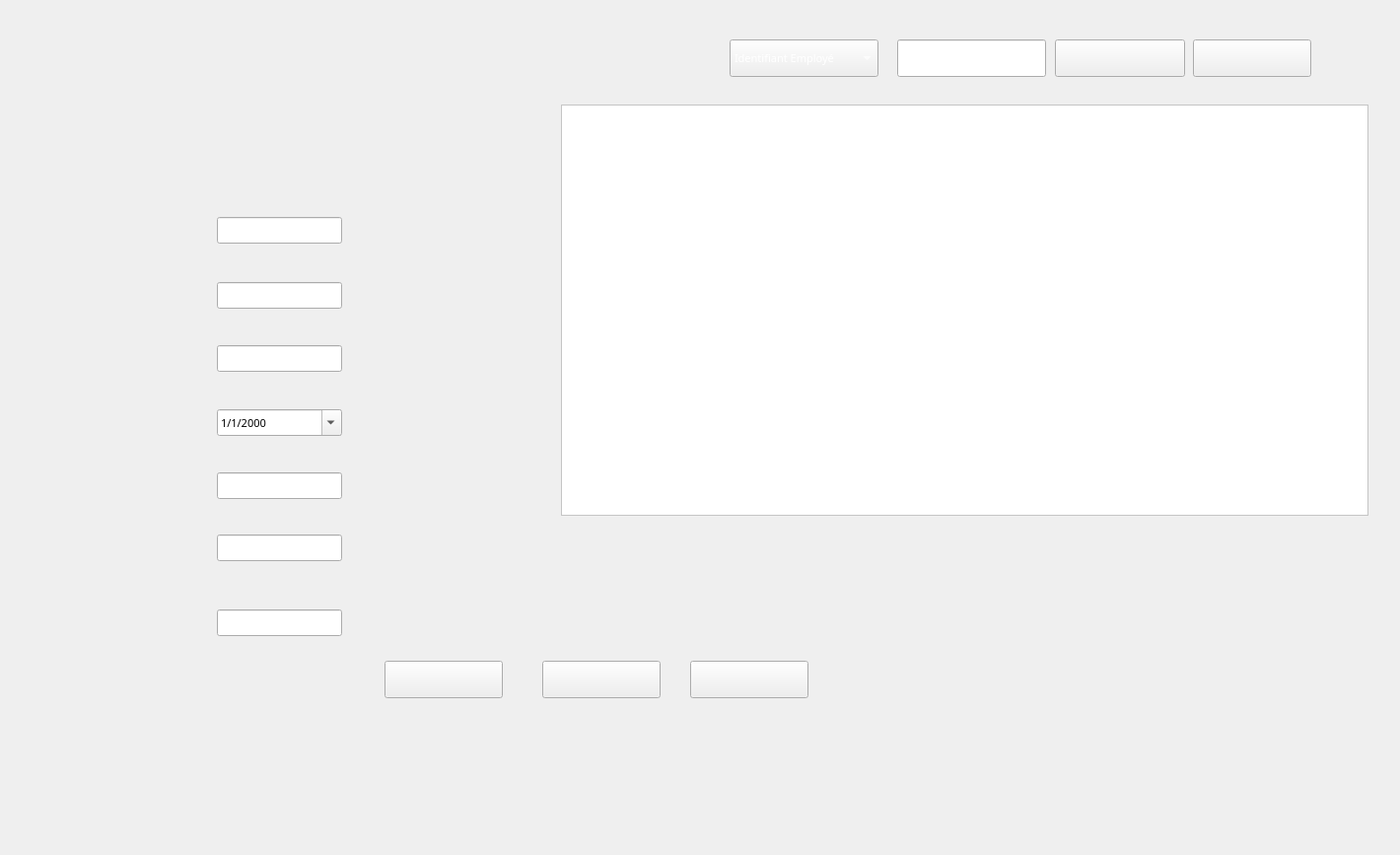
           <widget class="QWidget" name="tab_6">
            <attribute name="title">
             <string>Gestion des employées</string>
            </attribute>
            <widget class="QPushButton" name="pb_ajouter_2">
             <property name="geometry">
              <rect>
               <x>390</x>
               <y>670</y>
               <width>120</width>
               <height>38</height>
              </rect>
             </property>
             <property name="font">
              <font>
               <family>Junior Prince</family>
               <pointsize>8</pointsize>
               <weight>50</weight>
               <italic>false</italic>
               <bold>false</bold>
              </font>
             </property>
             <property name="styleSheet">
              <string notr="true">border-image: url(:/img/img/Ajouter.png);</string>
             </property>
             <property name="text">
              <string/>
             </property>
            </widget>
            <widget class="QLineEdit" name="le_prenom_2">
             <property name="geometry">
              <rect>
               <x>220</x>
               <y>350</y>
               <width>127</width>
               <height>27</height>
              </rect>
             </property>
             <property name="styleSheet">
              <string notr="true">border-image: url(:/img/img/LD.png);
font: 8pt &quot;Junior Prince&quot;;
color: rgb(255, 255, 255);</string>
             </property>
             <property name="clearButtonEnabled">
              <bool>true</bool>
             </property>
            </widget>
            <widget class="QLineEdit" name="le_nom_2">
             <property name="geometry">
              <rect>
               <x>220</x>
               <y>286</y>
               <width>127</width>
               <height>27</height>
              </rect>
             </property>
             <property name="styleSheet">
              <string notr="true">border-image: url(:/img/img/LD.png);
font: 8pt &quot;Junior Prince&quot;;
color: rgb(255, 255, 255);</string>
             </property>
             <property name="clearButtonEnabled">
              <bool>true</bool>
             </property>
            </widget>
            <widget class="QLineEdit" name="le_mail_2">
             <property name="geometry">
              <rect>
               <x>220</x>
               <y>618</y>
               <width>127</width>
               <height>27</height>
              </rect>
             </property>
             <property name="styleSheet">
              <string notr="true">border-image: url(:/img/img/LD.png);
font: 8pt &quot;Junior Prince&quot;;
color: rgb(255, 255, 255);</string>
             </property>
             <property name="clearButtonEnabled">
              <bool>true</bool>
             </property>
            </widget>
            <widget class="QLineEdit" name="le_id_3">
             <property name="geometry">
              <rect>
               <x>220</x>
               <y>220</y>
               <width>127</width>
               <height>27</height>
              </rect>
             </property>
             <property name="styleSheet">
              <string notr="true">border-image: url(:/img/img/LD.png);
font: 8pt &quot;Junior Prince&quot;;
color: rgb(255, 255, 255);</string>
             </property>
             <property name="text">
              <string/>
             </property>
             <property name="clearButtonEnabled">
              <bool>true</bool>
             </property>
            </widget>
            <widget class="QLineEdit" name="le_adr_2">
             <property name="geometry">
              <rect>
               <x>220</x>
               <y>542</y>
               <width>127</width>
               <height>27</height>
              </rect>
             </property>
             <property name="styleSheet">
              <string notr="true">border-image: url(:/img/img/LD.png);
font: 8pt &quot;Junior Prince&quot;;
color: rgb(255, 255, 255);</string>
             </property>
             <property name="clearButtonEnabled">
              <bool>true</bool>
             </property>
            </widget>
            <widget class="QLineEdit" name="le_numtel_2">
             <property name="geometry">
              <rect>
               <x>220</x>
               <y>479</y>
               <width>127</width>
               <height>27</height>
              </rect>
             </property>
             <property name="styleSheet">
              <string notr="true">border-image: url(:/img/img/LD.png);
font: 8pt &quot;Junior Prince&quot;;
color: rgb(255, 255, 255);</string>
             </property>
             <property name="clearButtonEnabled">
              <bool>true</bool>
             </property>
            </widget>
            <widget class="QPushButton" name="modifier_3">
             <property name="geometry">
              <rect>
               <x>550</x>
               <y>670</y>
               <width>120</width>
               <height>38</height>
              </rect>
             </property>
             <property name="font">
              <font>
               <family>Junior Prince</family>
               <pointsize>8</pointsize>
               <weight>50</weight>
               <italic>false</italic>
               <bold>false</bold>
              </font>
             </property>
             <property name="styleSheet">
              <string notr="true">border-image: url(:/img/img/Modifier.png);</string>
             </property>
             <property name="text">
              <string/>
             </property>
            </widget>
            <widget class="QPushButton" name="supprimer_2">
             <property name="geometry">
              <rect>
               <x>700</x>
               <y>670</y>
               <width>120</width>
               <height>38</height>
              </rect>
             </property>
             <property name="font">
              <font>
               <family>Junior Prince</family>
               <pointsize>8</pointsize>
               <weight>50</weight>
               <italic>false</italic>
               <bold>false</bold>
              </font>
             </property>
             <property name="styleSheet">
              <string notr="true">border-image: url(:/img/img/Supprimer.png);</string>
             </property>
             <property name="text">
              <string/>
             </property>
            </widget>
            <widget class="QPushButton" name="affichage_2">
             <property name="geometry">
              <rect>
               <x>1210</x>
               <y>40</y>
               <width>120</width>
               <height>38</height>
              </rect>
             </property>
             <property name="font">
              <font>
               <family>Junior Prince</family>
               <pointsize>8</pointsize>
               <weight>50</weight>
               <italic>false</italic>
               <bold>false</bold>
              </font>
             </property>
             <property name="styleSheet">
              <string notr="true">border-image: url(:/img/img/Afficher.png);</string>
             </property>
             <property name="text">
              <string/>
             </property>
            </widget>
            <widget class="QPushButton" name="chercher_3">
             <property name="geometry">
              <rect>
               <x>1070</x>
               <y>40</y>
               <width>132</width>
               <height>38</height>
              </rect>
             </property>
             <property name="font">
              <font>
               <family>Junior Prince</family>
               <pointsize>8</pointsize>
               <weight>50</weight>
               <italic>false</italic>
               <bold>false</bold>
              </font>
             </property>
             <property name="styleSheet">
              <string notr="true">border-image: url(:/img/img/Rechercher.png);</string>
             </property>
             <property name="text">
              <string/>
             </property>
            </widget>
            <widget class="QLineEdit" name="cherchertext_2">
             <property name="geometry">
              <rect>
               <x>910</x>
               <y>40</y>
               <width>151</width>
               <height>38</height>
              </rect>
             </property>
             <property name="styleSheet">
              <string notr="true">border-image: url(:/img/img/LD.png);
font: 8pt &quot;Junior Prince&quot;;
color: rgb(255, 255, 255);</string>
             </property>
            </widget>
            <widget class="QComboBox" name="chercherchoix_2">
             <property name="geometry">
              <rect>
               <x>740</x>
               <y>40</y>
               <width>151</width>
               <height>38</height>
              </rect>
             </property>
             <property name="font">
              <font>
               <family>Junior Prince</family>
               <pointsize>8</pointsize>
               <weight>50</weight>
               <italic>false</italic>
               <bold>false</bold>
              </font>
             </property>
             <property name="styleSheet">
              <string notr="true">border-image: url(:/img/img/LD.png);
font: 8pt &quot;Junior Prince&quot;;
color: rgb(255, 255, 255);</string>
             </property>
             <item>
              <property name="text">
               <string>Identifiant Employé</string>
              </property>
             </item>
             <item>
              <property name="text">
               <string>Nom</string>
              </property>
             </item>
             <item>
              <property name="text">
               <string>Numéro de télèphone</string>
              </property>
             </item>
            </widget>
            <widget class="QTableView" name="tabemp_2">
             <property name="geometry">
              <rect>
               <x>569</x>
               <y>106</y>
               <width>819</width>
               <height>417</height>
              </rect>
             </property>
             <property name="styleSheet">
              <string notr="true">background-color: rgb(255, 255, 255);</string>
             </property>
            </widget>
            <widget class="QDateEdit" name="la_dns_2">
             <property name="geometry">
              <rect>
               <x>220</x>
               <y>415</y>
               <width>127</width>
               <height>27</height>
              </rect>
             </property>
             <property name="font">
              <font>
               <family>Junior Prince</family>
               <pointsize>8</pointsize>
               <weight>50</weight>
               <italic>false</italic>
               <bold>false</bold>
              </font>
             </property>
             <property name="styleSheet">
              <string notr="true"/>
             </property>
             <property name="displayFormat">
              <string>d/M/yyyy</string>
             </property>
             <property name="calendarPopup">
              <bool>true</bool>
             </property>
            </widget>
            <widget class="QLabel" name="photoEm">
             <property name="geometry">
              <rect>
               <x>0</x>
               <y>0</y>
               <width>1411</width>
               <height>858</height>
              </rect>
             </property>
             <property name="text">
              <string/>
             </property>
            </widget>
            <zorder>modifier_3</zorder>
            <zorder>photoEm</zorder>
            <zorder>pb_ajouter_2</zorder>
            <zorder>le_prenom_2</zorder>
            <zorder>le_nom_2</zorder>
            <zorder>le_mail_2</zorder>
            <zorder>le_id_3</zorder>
            <zorder>le_adr_2</zorder>
            <zorder>le_numtel_2</zorder>
            <zorder>supprimer_2</zorder>
            <zorder>affichage_2</zorder>
            <zorder>chercher_3</zorder>
            <zorder>cherchertext_2</zorder>
            <zorder>chercherchoix_2</zorder>
            <zorder>tabemp_2</zorder>
            <zorder>la_dns_2</zorder>
           </widget>
